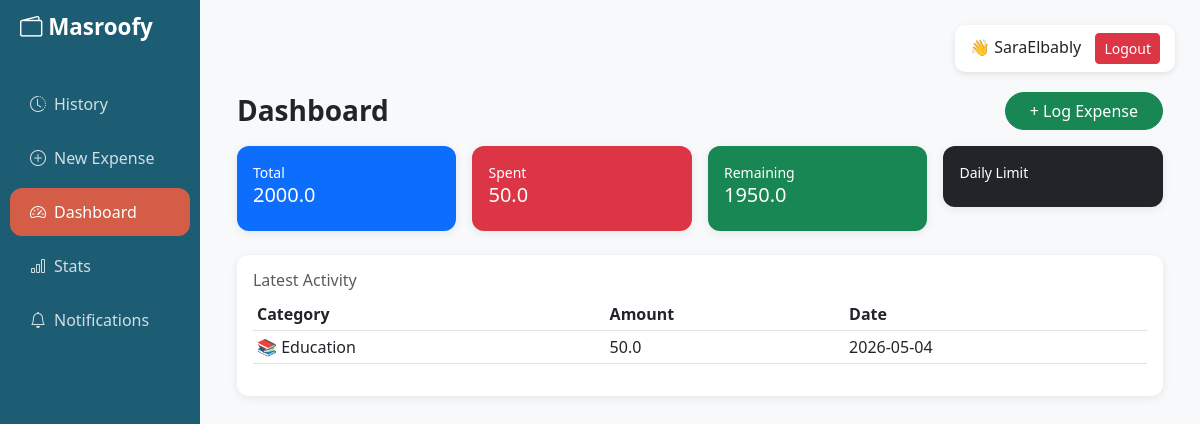
Page /dashboard/ (signed in) on the earlier database version.
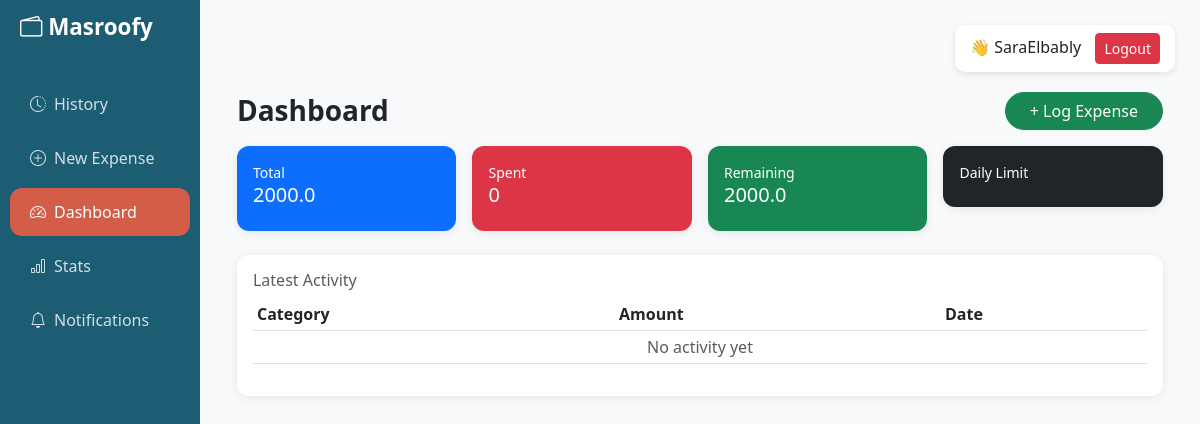
Same page on the later database version.
### budget/models.py (models this page shows, shortened)
class Transaction(models.Model):
    user = models.ForeignKey(User, on_delete=models.CASCADE)
    objects = TransactionManager()
    amount    = models.FloatField()
    category  = models.ForeignKey(Category, on_delete=models.CASCADE)
    timestamp = models.DateTimeField()
    cycle     = models.ForeignKey(BudgetCycle, on_delete=models.CASCADE)

class Category(models.Model):
    name = models.CharField(max_length=100)
    icon_res_id = models.IntegerField(default=0)

### budget/views.py (the view)
# urls.py: path('dashboard/', views.DashboardView.as_view(), name='dashboard'),
class DashboardView(LoginRequiredMixin, View):
    login_url = 'login'
    def get(self, request):
        cycle = BudgetCycle.objects.filter(
            user=request.user,
            is_active=True
        ).first()
        if not cycle:
            return render(request, 'dashboard.html', {'error': "No active cycle"})
        transactions = Transaction.objects.filter(
            user=request.user,
            cycle=cycle
        )
        spent = transactions.aggregate(Sum('amount'))['amount__sum'] or 0
        total = cycle.total_allowance or 0
        remaining = total - spent
        latest = transactions.order_by('-timestamp')[:5]
        return render(request, 'dashboard.html', {
            'total': total,
            'spent': spent,
            'remaining': remaining,
            'latest': latest,
        })

### budget/templates/dashboard.html (shortened to what this page needs)
{% extends "base.html" %}
{% block content %}
<div class="container mt-3">
    <div class="d-flex justify-content-between align-items-center mb-3">
        <h3 class="fw-bold mb-0">
             Dashboard
        </h3>
        <a href="{% url 'record_expense' %}" class="btn btn-success rounded-pill px-4">
            + Log Expense
        </a>
    </div>
    {% if error %}
        <div class="alert alert-danger">{{ error }}</div>
    {% else %}
    <div class="row g-3">
        <div class="col-md-3">
            <div class="card bg-primary text-white p-3">
                <small>Total</small>
                <h5>{{ total }}</h5>
            </div>
        </div>
        <div class="col-md-3">
            <div class="card bg-danger text-white p-3">
                <small>Spent</small>
                <h5>{{ spent }}</h5>
            </div>
        </div>
        <div class="col-md-3">
            <div class="card bg-success text-white p-3">
                <small>Remaining</small>
                <h5>{{ remaining }}</h5>
            </div>
        </div>
        <div class="col-md-3">
            <div class="card text-white p-3 {% if budget_is_tight %}bg-warning{% else %}bg-dark{% endif %}">
                <small>Daily Limit</small>
            </div>
        </div>
    </div>
    <div class="card mt-4 p-3">
        <h6 class="text-muted">Latest Activity</h6>
        <table class="table table-sm">
            <thead>
                <tr>
                    <th>Category</th>
                    <th>Amount</th>
                    <th>Date</th>
                </tr>
            </thead>
            <tbody>
                {% for t in latest %}
                <tr>
                    <td>{{ t.category.name }}</td>
                    <td>{{ t.amount }}</td>
                    <td>{{ t.timestamp|date:"Y-m-d" }}</td>
                </tr>
                {% empty %}
                <tr>
                    <td colspan="3" class="text-center text-muted">
                        No activity yet
                    </td>
                </tr>
                {% endfor %}
            </tbody>
        </table>
    </div>
    {% endif %}
</div>
{% endblock %}

Differences in the rows shown:
removed Transaction: category.name "📚 Education", amount "50.0", timestamp "2026-05-04"
Other differences:
{{ spent }}: "50.0" → "0"
{{ remaining }}: "1950.0" → "2000.0"
text now shown: "No activity yet"
